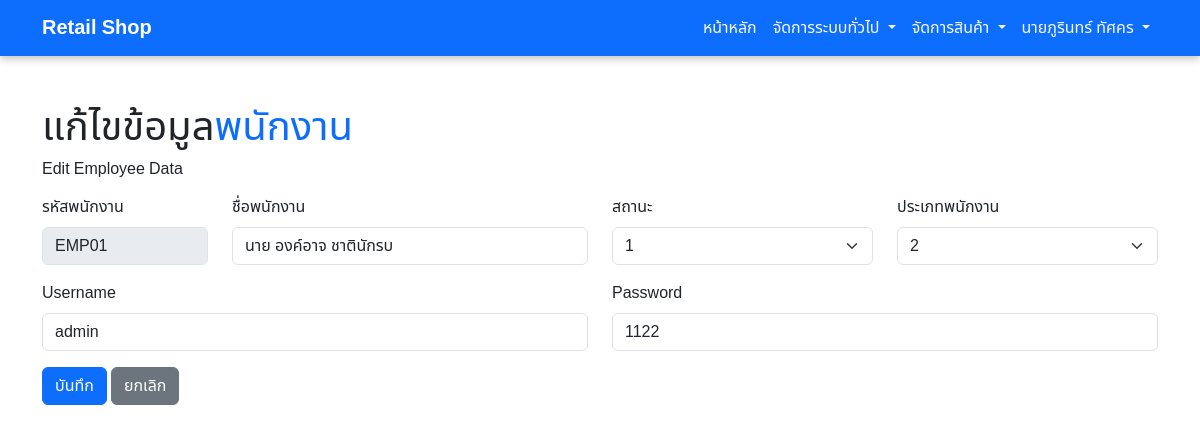
/management/edit_employee.php?ID=EMP01, run on the app's committed database.
### tables this page shows
CREATE TABLE `employee` (
  `Emp_id` varchar(5) NOT NULL,
  `User_name` varchar(20) NOT NULL,
  `Pass_word` varchar(20) NOT NULL,
  `Emp_name` varchar(50) NOT NULL,
  `Emp_status` int(1) NOT NULL,
  `Emp_type` int(1) NOT NULL
);

### management/edit_employee.php (the view, shortened to what this page needs)
<?php
    include_once('../import/connect.php');
?>
<!DOCTYPE html>
<html lang="en">
<head>
    <?php include_once "../import/css.php"; ?>
</head>
<body>
    <?php include_once "../import/navbar.php" ?>
    <div class="container my-5">
        <div class="title mb-3">
            <div class="text">
                <h1>แก้ไขข้อมูล<h class="text-primary">พนักงาน</h></h1>
                <h6>Edit Employee Data</h6>
            </div>
        </div>
        <form action="<?php echo $_SERVER['PHP_SELF'] . "?ID=" . $_GET['ID'] ?>" method="post">
            <?php
                $sql = "SELECT * FROM employee WHERE Emp_id = '" . $_GET['ID'] . "'";
                $result = $con->query($sql);
                $data = mysqli_fetch_array($result);
            ?>
            <div class="row">
                <div class="col-sm-2 mb-3">
                    <label for="" class="form-label">รหัสพนักงาน</label>
                    <input type="text" name="Emp_id" class="form-control bg-body-secondary" value="<?php echo $data['Emp_id'] ?>" readonly>
                </div>
                <div class="col-sm-4 mb-3">
                    <label for="" class="form-label">ชื่อพนักงาน</label>
                    <input type="text" name="Emp_name" class="form-control" placeholder="ชื่อพนักงาน" value="<?php echo $data['Emp_name'] ?>" required>
                </div>
                <div class="col-sm mb-3">
                    <label class="form-label">สถานะ</label>
                    <select name="Emp_status" class="form-select" required>
                        <option <?php if ($data['Emp_status'] == 1) { echo "selected"; }  ?> value="1">1</option>
                    </select>
                </div>
                <div class="col-sm mb-3">
                    <label class="form-label">ประเภทพนักงาน</label>
                    <select name="Emp_type" class="form-select" required>
                        <option <?php if ($data['Emp_type'] == 2) { echo "selected"; }  ?> value="2">2</option>
                    </select>
                </div>
                <div class="col-sm-6 mb-3">
                    <label for="" class="form-label">Username</label>
                    <input type="text" name="User_name" class="form-control" placeholder="Username" value="<?php echo $data['User_name'] ?>" required>
                </div>
                <div class="col-sm-6 mb-3">
                    <label for="" class="form-label">Password</label>
                    <input type="text" name="Pass_word" class="form-control" placeholder="Password" value="<?php echo $data['Pass_word'] ?>" required>
                </div>
            </div>
            <input type="submit" value="บันทึก" class="btn btn-primary" name="submit">
            <a href="employee.php" class="btn btn-secondary">ยกเลิก</a>
        </form>
    </div>
</body>
</html>

### style.css (style rules this page uses)
* { padding: 0; margin: 0; box-sizing: border-box; font-family: 'Noto Sans Thai', Arial, sans-serif; }

### data on the page
employee: Emp_id "EMP01", Emp_name "นาย องค์อาจ ชาตินักรบ", Emp_status "1", Emp_type "2", User_name "admin", Pass_word "1122"
